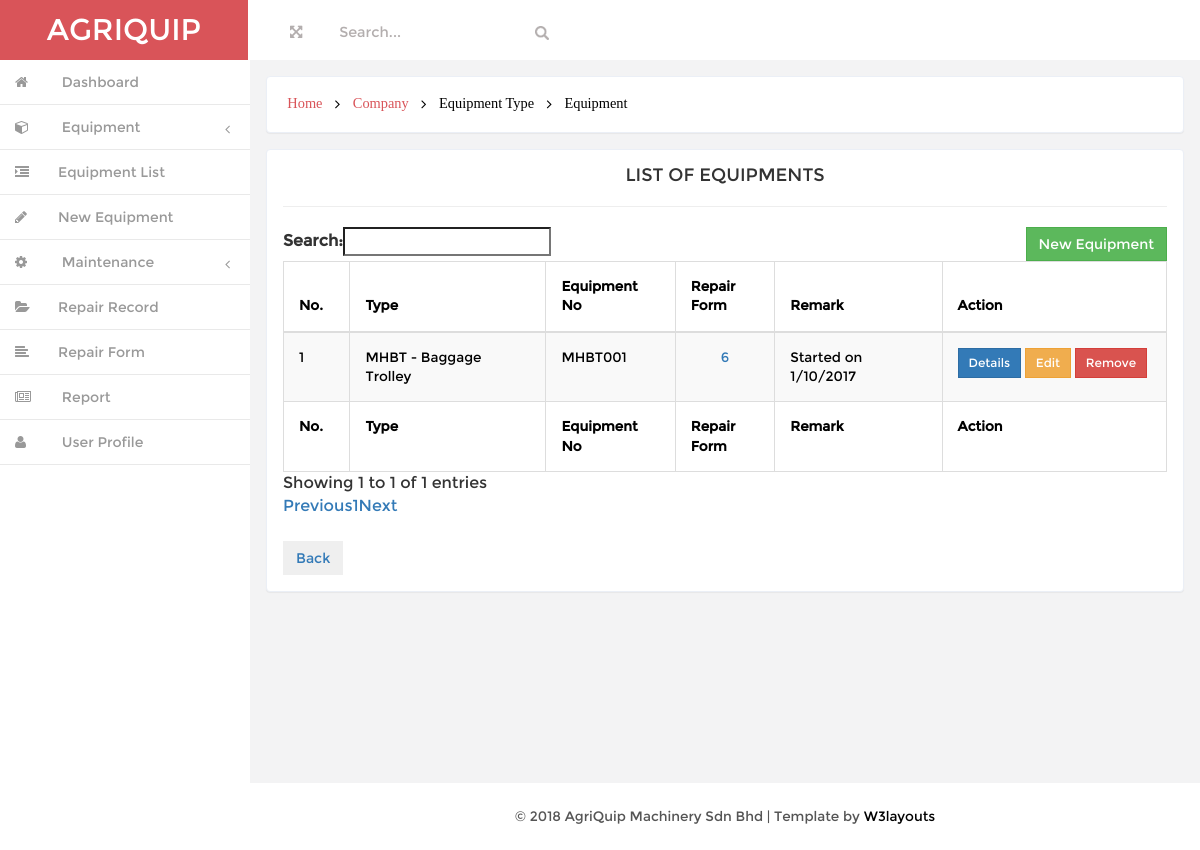
Screenshot of /user/admin/type_equipment.php?type_name=MHBT - Baggage Trolley with the database file from the repository.
### tables this page shows
CREATE TABLE IF NOT EXISTS `equipment` (
  `id` int(20) NOT NULL AUTO_INCREMENT,
  `type_name` varchar(200) NOT NULL,
  `equipment_no` varchar(200) NOT NULL,
  `manufacture_year` varchar(200) NOT NULL,
  `seriel_no` varchar(200) NOT NULL,
  `remark` varchar(200) NOT NULL,
  `type_id` int(20) NOT NULL,
  PRIMARY KEY (`id`)
);

### user/admin/type_equipment.php (the view, shortened to what this page needs)
<!DOCTYPE HTML>
<html>
<head>
<link href="css/bootstrap.min.css" rel='stylesheet' type='text/css' />
<link href="css/style.css" rel='stylesheet' type='text/css' />
<link href="css/font-awesome.css" rel="stylesheet">
<link href="css/custom.css" rel="stylesheet">
<?php include "database.php"; ?>
</head>
<body>
<div id="wrapper">
        <nav class="navbar-default navbar-static-top" role="navigation">
             <div class="navbar-header">
               <h1> <a class="navbar-brand" href="index.html">AGRIQUIP</a></h1>
			   </div>
			 <div class=" border-bottom">
        	<div class="full-left">
        	  <section class="full-top">
				<button id="toggle"><i class="fa fa-arrows-alt"></i></button>
			</section>
			<form class=" navbar-left-right">
              <input type="text"  value="Search..." onfocus="this.value = '';" onblur="if (this.value == '') {this.value = 'Search...';}">
              <input type="submit" value="" class="fa fa-search">
            </form>
            <div class="clearfix"> </div>
           </div>
			<div class="clearfix">
     </div>
		    <div class="navbar-default sidebar" role="navigation">
            <div class="sidebar-nav navbar-collapse">
                <ul class="nav" id="side-menu">
                    <li>
                        <a href="index.html" class=" hvr-bounce-to-right"><i class="fa fa-home nav_icon"></i><span class="nav-label"> Dashboard</span> </a>
                    </li>
										<li>
                        <a href="#" class=" hvr-bounce-to-right"><i class="fa fa-cube nav_icon"></i> <span class="nav-label">Equipment</span><span class="fa arrow"></span></a>
                        <ul class="nav nav-second-level">
                            <li><a href="equipmentlist.php" class=" hvr-bounce-to-right"> <i class="fa fa-indent nav_icon"></i>Equipment List</a></li>
														<li><a href="equipmentform.php" class=" hvr-bounce-to-right"> <i class="fa fa-pencil nav_icon"></i>New Equipment</a></li>
                        </ul>
                    </li>
										<li>
                        <a href="#" class=" hvr-bounce-to-right"><i class="fa fa-cog nav_icon"></i> <span class="nav-label">Maintenance</span><span class="fa arrow"></span></a>
                        <ul class="nav nav-second-level">
                            <li><a href="repairlist.php" class=" hvr-bounce-to-right"> <i class="fa fa-folder-open nav_icon"></i>Repair Record</a></li>
														<li><a href="repairform.php" class=" hvr-bounce-to-right"> <i class="fa fa-align-left nav_icon"></i>Repair Form</a></li>
                        </ul>
                    </li>
										<li>
                        <a href="gallery.html" class=" hvr-bounce-to-right"><i class="fa fa-newspaper-o nav_icon"></i> <span class="nav-label">Report</span> </a>
                    </li>
										<li>
                        <a href="#" class=" hvr-bounce-to-right"><i class="fa fa-user nav_icon"></i> <span class="nav-label">User Profile</span></a>
                    </li>
                </ul>
            </div>
			</div>
        </nav>
		 <div id="page-wrapper" class="gray-bg dashbard-1">
       <div class="content-main">
		     <div class="banner">
		    	<h2>
				<a href="dashboard.php">Home</a>
				<i class="fa fa-angle-right"></i>
        <a href="companylist.php">Company</a>
        <i class="fa fa-angle-right"></i>
        <span>Equipment Type</span>
        <i class="fa fa-angle-right"></i>
				<span>Equipment</span>
				</h2>
		    </div>
 	<div class="blank">
			<div class="blank-page">
				<div class="header">
						<center><h4 class="title">LIST OF EQUIPMENTS</h4></center>
				</div>
				<hr>
        <div class="body">
					<div class="table-responsive">
        <table class="table table-striped table-bordered table-hover table-sm" id="dataTables-example">
          <a class="btn btn-success pull-right" href="equipmentform.php">New Equipment</a>
          <thead>
            <tr>
              <th>No.</th>
							<th>Type</th>
              <th>Equipment No</th>
							<th>Repair Form</th>
							<th>Remark</th>
							<th>Action</th>
						</tr>
          </thead>
					<tfoot>
						<tr>
              <th>No.</th>
							<th>Type</th>
              <th>Equipment No</th>
							<th>Repair Form</th>
							<th>Remark</th>
							<th>Action</th>
						</tr>
          </tfoot>
					<tbody>
						<?php
							$count = 0;
              $type_name = $_GET['type_name'];
							$sql = "SELECT equipment.id, equipment.equipment_no, equipment.type_name, equipment.manufacture_year, equipment.seriel_no, equipment.remark, equipment_type.company_name
                      FROM equipment LEFT JOIN equipment_type ON equipment.type_name=equipment_type.type_name
                      WHERE equipment.type_name='$type_name' ORDER BY equipment_no ASC";
							$result = $conn->query($sql);
							while($row = $result->fetch_assoc()){
								$equipment_id = $row["id"];
                $type_name = $row["type_name"];
                $equipment_no = $row["equipment_no"];
								$remark = $row["remark"];
								$count++;
						?>
            <?php
            $sqlrepair="SELECT repair_id FROM repair WHERE equipment_no='$equipment_no'";
            if ($resultrepair=mysqli_query($conn,$sqlrepair))
              {
              $rowcountrepair=mysqli_num_rows($resultrepair);
            ?>
						<tr>
							<td><?php echo $count; ?></td>
							<td><?php echo $type_name; ?></td>
							<td><?php echo $equipment_no; ?></td>
							<td align="center"><?php echo "<a href = 'equipment_repairlist.php?equipment_no=$equipment_no'>$rowcountrepair</a>"; ?></td>
                <?php
                  }
                ?>
							<td><?php echo $remark; ?></td>
							<td>
								<div>
									<a href="#equipmentInfo<?php echo $equipment_no;?>" data-toggle="modal"><button type="button" class="btn btn-sm btn-primary">Details</button></a>
									<a href="#editEquipment<?php echo $equipment_id;?>" data-toggle="modal"><button type='button' class='btn btn-sm btn-warning'>Edit</button></a>
                  <a href="#deleteEquipment<?php echo $equipment_no;?>" data-toggle="modal"><button type='button' class='btn btn-sm btn-danger'>Remove</button></a>
                </div>
							</td>
						</tr>
						<?php }
            ?>
					</tbody>
        </table>
			</div>
		</div>
		<br>
    <a href="javascript: window.history.go(-1)"><button type="button" class="btn btn-bg-grey">Back</button></a>
	 </div>
	</div>
<div class="copy">
            <p> &copy; 2018 AgriQuip Machinery Sdn Bhd | Template by <a href="http://w3layouts.com/" target="_blank">W3layouts</a> </p>	    </div>
		</div>
		</div>
       </div>
</body>
</html>

### user/admin/css/style.css (style rules this page uses)
h4, h5, h6, h1, h2, h3 { margin: 0; }
ul, ol { margin: 0;padding: 0; }
p { margin: 0; }
html, body { font-family:'Montserrat-Regular'; font-size: 100%; background:#F3F3F4; overflow-x: hidden; }
body a { transition:0.5s all; -webkit-transition:0.5s all; -moz-transition:0.5s all; -o-transition:0.5s all; -ms-transition:0.5s all; }
div#wrapper { background-color: #fff; }
.navbar-default.sidebar { background-color: #fff; }
h1 a.navbar-brand { color: #fff !important; font-size: 30px; font-weight: 500; padding: 20px 0px; background: #d95459; text-align: center; width:248px; height: 60px; }
i.nav_icon { color: #fff; margin-right:6px; }
.sidebar ul li a { color: #999; font-size:14px; }
.hvr-bounce-to-right { display: inline-block; vertical-align: middle; -webkit-transform: translateZ(0); transform: translateZ(0); box-shadow: 0 0 1px rgba(0, 0, 0, 0); -webkit-backface-visibility: hidden; backface-visibility: hidden; -moz-osx-font-smoothing: grayscale; position: relative; -webkit-transition-property: color; transition-property: color; -webkit-transition-duration: 0.5s; transition-duration: 0.5s; }
.hvr-bounce-to-right:before { content: ""; position: absolute; z-index: -1; top: 0; left: 0; right: 80%; bottom: 0; background:#7f8c8d; -webkit-transform: scaleX(0); transform: scaleX(0); -webkit-transform-origin: 0 50%; transform-origin: 0 50%; -webkit-transition-property: transform; transition-property: transform; -webkit-transition-duration: 0.5s; transition-duration: 0.5s; -webkit-transition-timing-function: ease-out; transition-timing-function: ease-out; }
.nav > li > a { color: #999; font-weight:500; padding: 0px 20px 0px 0px; font-size: 0.85em; border-bottom: 1px solid #E9E9E9; }
.nav > li > a i { margin-right: 14px; }
i.nav_icon { color: #999; padding: 15px; width: 44px; height: 44px; }
span.fa.arrow { margin-top: 17px; }
@media (min-width: 768px) { #page-wrapper { position: inherit; margin: 0 0 0 240px; min-height: 1000px; } }
.content-main { background-color: #F3F3F4; padding-top: 1em; }
.full-top { float:left; }
.navbar-left-right { float: left; margin-left: 6%; }
.border-bottom { background-color: #fff; }
.full-left { float: left; width: 40%; margin-left: 3%; margin-top: 1.3em; }
.full-left button { background: none; border: none; outline: none; color: #B3AEAE; font-size: 0.9em; }
.navbar-left-right input[type="text"] { background: none; border: none; outline: none; color:#B3AEAE; font-size: 0.9em; }
.navbar-left-right input[type="submit"] { background: url(../images/search.png) 0px 2px no-repeat; width:16px; height:16px; border: none; outline: none; color:#B3AEAE; font-size: 0.9em; }
.banner { background: #fff; display: block; margin: 0em 1em ; padding:1em; border: 1px solid #ebeff6; border-color: #ebeff6; border-radius: 4px; -webkit-border-radius: 4px; -o-border-radius: 4px; -moz-border-radius: 4px; -ms-border-radius: 4px; -webkit-box-shadow: 0 1px 1px rgba(0,0,0,.05); box-shadow: 0 1px 1px rgba(0,0,0,.05); }
.banner h2 { font-size:0.9em; }
.banner h2 a { color:#D95459; text-decoration:none; font-family: 'Muli-Regular'; padding:0.3em ; }
.banner h2 span { color:#000; font-family: 'Muli-Regular'; padding:0.3em ; }
.banner h2 i { color:#000; vertical-align:middle; padding:0.3em ; }
.blank { padding: 1em; min-height: 650px; }
.blank-page { padding: 1em; background: #fff; border: 1px solid #ebeff6; border-radius: 4px; -webkit-border-radius: 4px; -o-border-radius: 4px; -moz-border-radius: 4px; -ms-border-radius: 4px; -webkit-box-shadow: 0 1px 1px rgba(0,0,0,.05); box-shadow: 0 1px 1px rgba(0,0,0,.05); }
.btn { border-radius: 0px; outline: none; }
.table td, .table>tbody>tr>td, .table>tbody>tr>th, .table>tfoot>tr>td, .table>tfoot>tr>th, .table>thead>tr>td, .table>thead>tr>th { padding: 15px !important; font-size: 0.85em; color: #000000; border-top: none !important; }
.table { margin-bottom: 0; }
.copy { background:#fff; text-align:center; padding:1.5em 0; }
.copy p, .copy-right p { font-size:0.85em; color:#555; }
.copy p a, .copy-right p a { color:#000; }

### rows the page displays
equipment: type_name "MHBT - Baggage Trolley", equipment_no "MHBT001", rowcountrepair "6", remark "Started on 1/10/2017"
